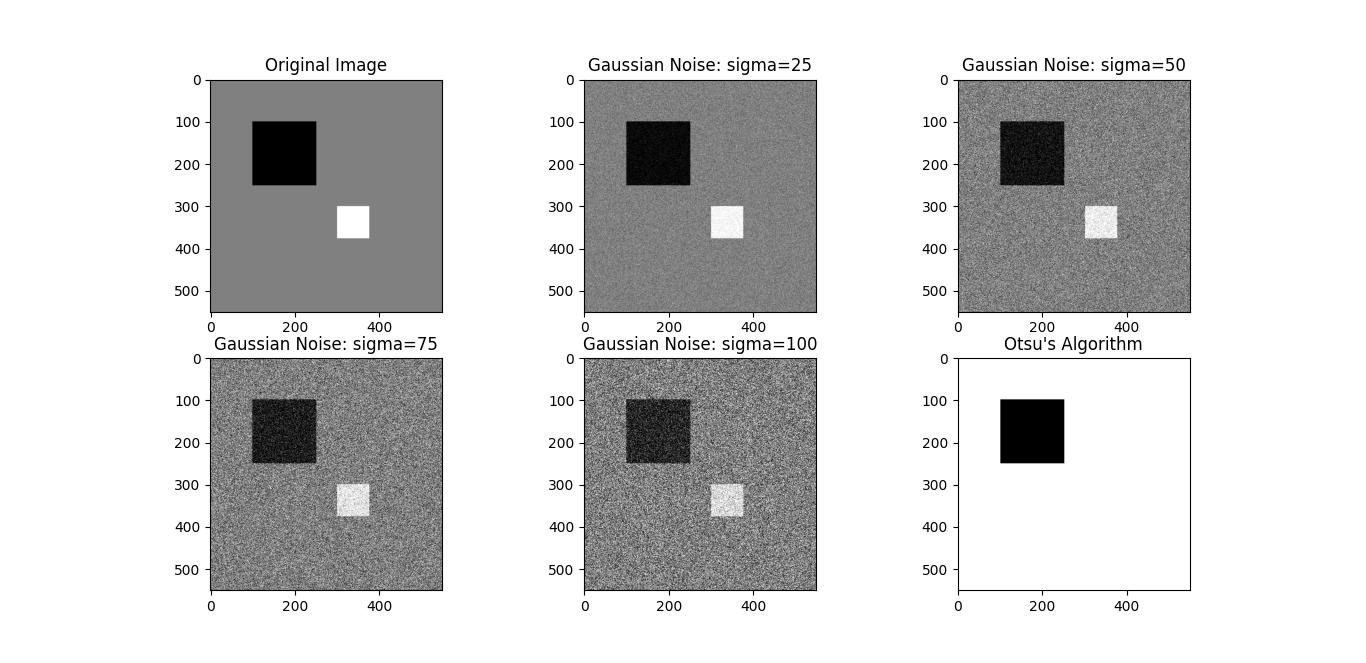

Here is the Python script that generated this plot:
import cv2
import numpy as np
import matplotlib.pyplot as plt

# Create a blank image with a gray background
image = np.full((550, 550), 128, dtype=np.uint8)

# Define pixel values for the objects
black_pixel = 0
white_pixel = 255

# Draw the objects
cv2.rectangle(image, (100, 100), (250, 250), black_pixel, -1)  # Black object
cv2.rectangle(image, (300, 300), (375, 375), white_pixel, -1)  # White object


# Adding Gaussian noise to the image
def add_gaussian_noise(img, mean, sigma):
    if len(img.shape) == 2:
        h, w = img.shape  # h-height, w-width for grayscale images

        '''
        Generate Gaussian noise with a specified mean (mean) and standard deviation (sigma) 
        using NumPy's random normal function
        '''
        noise = np.random.normal(mean, sigma, (h, w))  # sigma represents the variance

        '''
        Add the noise to the original image and then clips the resulting pixel values to be within the range [0, 255]. 
        This ensures that no pixel values exceed the valid range for uint8 images.
        '''
        noisy_img = np.clip(img + noise, 0, 255).astype(np.uint8)

    else:
        h, w, c = img.shape  # h-height, w-width, c-number of channels used for RGB images
        noise = np.random.normal(mean, sigma, (h, w, c))
        noisy_img = np.clip(img + noise, 0, 255).astype(np.uint8)
    return noisy_img


# Apply Gaussian noise with different parameters
noisy_image_1 = add_gaussian_noise(image, 0, 25)
noisy_image_2 = add_gaussian_noise(image, 0, 50)
noisy_image_3 = add_gaussian_noise(image, 0, 75)
noisy_image_4 = add_gaussian_noise(image, 0, 100)


# Apply Otsu's thresholding algorithm
def otsu_threshold(img):
    _, otsu_threshold_image = cv2.threshold(img, 120, 255, cv2.THRESH_BINARY + cv2.THRESH_OTSU)
    return otsu_threshold_image


# Call the otsu_threshold function and assign its value to otsu_image variable
otsu_image = otsu_threshold(image)

# Plotting the images
fig, axs = plt.subplots(2, 3, figsize=(15, 10))

# Original image
axs[0, 0].imshow(image, cmap='gray')
axs[0, 0].set_title('Original Image')

# Noisy images for different sigma values
axs[0, 1].imshow(noisy_image_1, cmap='gray')
axs[0, 1].set_title('Gaussian Noise: sigma=25')
axs[0, 2].imshow(noisy_image_2, cmap='gray')
axs[0, 2].set_title('Gaussian Noise: sigma=50')
axs[1, 0].imshow(noisy_image_3, cmap='gray')
axs[1, 0].set_title('Gaussian Noise: sigma=75')
axs[1, 1].imshow(noisy_image_4, cmap='gray')
axs[1, 1].set_title('Gaussian Noise: sigma=100')

# Otsu's image
axs[1, 2].imshow(otsu_image, cmap='gray')
axs[1, 2].set_title("Otsu's Algorithm")

plt.show()
